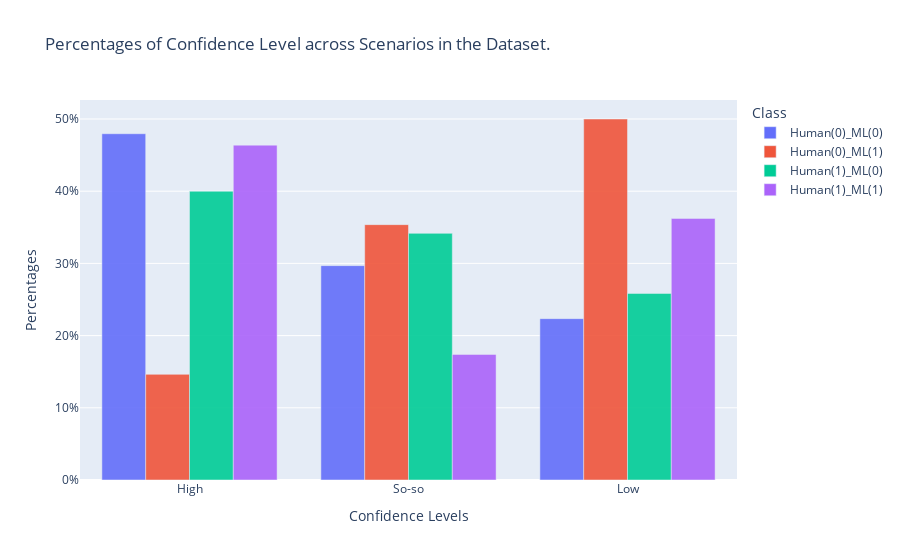

The notebook cell this image was saved under:
### Code cell
barchart = px.bar(data_frame= dff,
                 x= "confidence level",
                 y=[dff.Values00, dff.Values01, dff.Values10, dff.Values11],
                 #color="counts",
                 opacity=0.9,
                 orientation="v",
                 #color_discrete_sequence=["green", "red"],
                  barmode="group",
                  title="Percentages of Confidence Level across Scenarios in the Dataset.",
                  labels={"variable": "Class",
                         "value": "Percentages", 
                         "confidence level": "Confidence Levels",}
                 ) 

barchart.update_layout(yaxis = dict(tickmode = 'array',tickvals = [0, 10, 20, 30, 40, 50], ticktext = ['0%', '10%', '20%', '30%', '40%', '50%']))
newlabels ={"Values00": "Human(0)_ML(0)", "Values01": "Human(0)_ML(1)",
           "Values10": "Human(1)_ML(0)", "Values11": "Human(1)_ML(1)",}
barchart.for_each_trace(lambda t: t.update(name=newlabels[t.name], 
                                          legendgroup= newlabels[t.name],
                                          hovertemplate = t.hovertemplate.replace(t.name, newlabels[t.name])))


barchart.show()

### Figure 1 — Plotly figure (JSON) as saved in the notebook; plotly's stock layout.template omitted (floating-point values rounded to 4 significant figures)
{"data": [{"alignmentgroup": "True", "hovertemplate": "Class=Human(0)_ML(0)<br>Confidence Levels=%{x}<br>Percentages=%{y}<extra></extra>", "legendgroup": "Human(0)_ML(0)", "marker": {"color": "#636efa", "opacity": 0.9, "pattern": {"shape": ""}}, "name": "Human(0)_ML(0)", "offsetgroup": "Values00", "orientation": "v", "showlegend": true, "textposition": "auto", "type": "bar", "x": ["High", "So-so", "Low"], "xaxis": "x", "y": [47.96, 29.69, 22.35], "yaxis": "y"}, {"alignmentgroup": "True", "hovertemplate": "Class=Human(0)_ML(1)<br>Confidence Levels=%{x}<br>Percentages=%{y}<extra></extra>", "legendgroup": "Human(0)_ML(1)", "marker": {"color": "#EF553B", "opacity": 0.9, "pattern": {"shape": ""}}, "name": "Human(0)_ML(1)", "offsetgroup": "Values01", "orientation": "v", "showlegend": true, "textposition": "auto", "type": "bar", "x": ["High", "So-so", "Low"], "xaxis": "x", "y": [14.63, 35.37, 50], "yaxis": "y"}, {"alignmentgroup": "True", "hovertemplate": "Class=Human(1)_ML(0)<br>Confidence Levels=%{x}<br>Percentages=%{y}<extra></extra>", "legendgroup": "Human(1)_ML(0)", "marker": {"color": "#00cc96", "opacity": 0.9, "pattern": {"shape": ""}}, "name": "Human(1)_ML(0)", "offsetgroup": "Values10", "orientation": "v", "showlegend": true, "textposition": "auto", "type": "bar", "x": ["High", "So-so", "Low"], "xaxis": "x", "y": [40, 34.16, 25.84], "yaxis": "y"}, {"alignmentgroup": "True", "hovertemplate": "Class=Human(1)_ML(1)<br>Confidence Levels=%{x}<br>Percentages=%{y}<extra></extra>", "legendgroup": "Human(1)_ML(1)", "marker": {"color": "#ab63fa", "opacity": 0.9, "pattern": {"shape": ""}}, "name": "Human(1)_ML(1)", "offsetgroup": "Values11", "orientation": "v", "showlegend": true, "textposition": "auto", "type": "bar", "x": ["High", "So-so", "Low"], "xaxis": "x", "y": [46.38, 17.39, 36.23], "yaxis": "y"}], "layout": {"barmode": "group", "legend": {"title": {"text": "Class"}, "tracegroupgap": 0}, "title": {"text": "Percentages of Confidence Level across Scenarios in the Dataset."}, "xaxis": {"anchor": "y", "domain": [0, 1], "title": {"text": "Confidence Levels"}}, "yaxis": {"anchor": "x", "domain": [0, 1], "tickmode": "array", "ticktext": ["0%", "10%", "20%", "30%", "40%", "50%"], "tickvals": [0, 10, 20, 30, 40, 50], "title": {"text": "Percentages"}}}}
